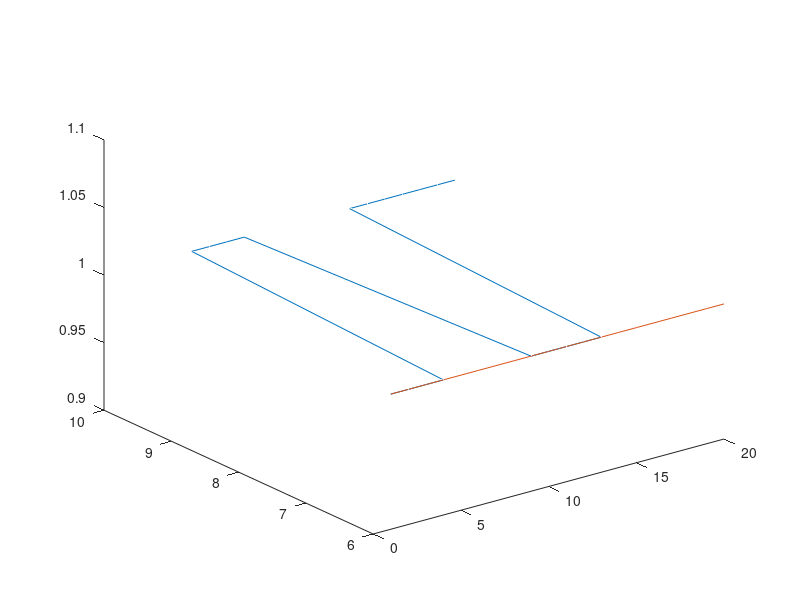

Here is the MATLAB script that generated this plot: (Note: this script raises an error after producing the figure.)
a1 = [1 2 3 4 5 6 7 8 9 10 11 12 13 14 15 16 17 18 19 20];
a2 = fliplr(a1);

b1 = [6 6 6 6 10 10 10 10 6 6 6 6 6 10 10 10 10 10 10 10];
b2 = 6 * ones(1,20);

c1 = ones(1,20);
c2 = c1;

figure; plot3(a1,b1,c1)
hold on
plot3(a2,b2,c2)

i = 1;
new_axons(i).directionx = a1;
new_axons(i).directiony = b1;
new_axons(i).directionz = c1;

i = 2;
new_axons(i).directionx = a2;
new_axons(i).directiony = b2;
new_axons(i).directionz = c2;

[new_axons] = aligining_last_version(new_axons,1,2);

[new_neurites] = nanmergev3(new_axons,1,2);
%new_neurites = new_axons;
figure;
xlim([0 20])
ylim([6 10])
view(3)
hold on
for in = 1:size(new_neurites,2)
    plot3(new_neurites(1,in).directionx,new_neurites(1,in).directiony,new_neurites(1,in).directionz)
    pause(2)
end
hold off
